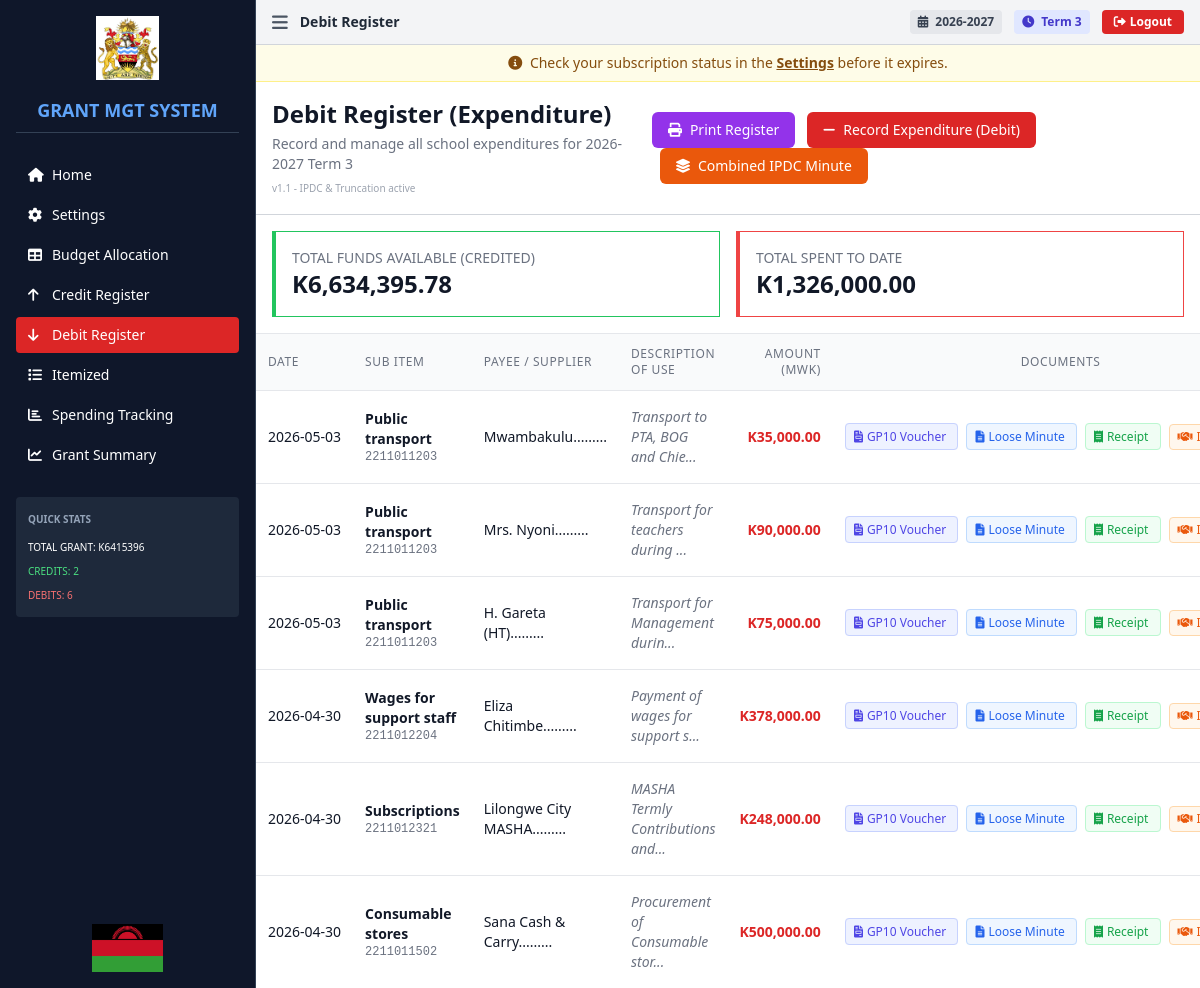
Page /debits (signed in) on the committed database.
### tables this page shows
CREATE TABLE term_settings (
                id INTEGER PRIMARY KEY AUTOINCREMENT,
                school_id INTEGER NOT NULL,
                current_academic_year TEXT NOT NULL,
                current_term TEXT NOT NULL,
                updated_at DATETIME DEFAULT CURRENT_TIMESTAMP,
                FOREIGN KEY (school_id) REFERENCES schools(id),
                UNIQUE(school_id)
            );

CREATE TABLE debits (
                    id INTEGER PRIMARY KEY AUTOINCREMENT,
                    school_id INTEGER NOT NULL,
                    financial_year TEXT NOT NULL,
                    document_number TEXT NOT NULL,
                    date_paid DATE NOT NULL,
                    month TEXT NOT NULL,
                    item_id TEXT NOT NULL,
                    sub_item_description TEXT,
                    code TEXT,
                    description TEXT,
                    amount REAL NOT NULL,
                    amount_words TEXT,
                    supplier_name TEXT,
                    position TEXT,
                    created_at DATETIME DEFAULT CURRENT_TIMESTAMP, ipdc_venue TEXT, ipdc_minute_no TEXT, ipdc_members TEXT, ipdc_opening_prayer TEXT, ipdc_closing_prayer TEXT, academic_year TEXT, term TEXT, cheque_number TEXT, ipdc_quotations TEXT,
                    FOREIGN KEY (school_id) REFERENCES schools(id)
                );

### app.py (the view)
@app.route('/debits')
@require_login
def debits():
    academic_year = get_academic_year()
    term = get_term()
    budget = get_budget(academic_year, term)
    credits = get_credits(academic_year, term)
    debits = get_debits(academic_year, term)
    available_funds = get_available_funds(academic_year, term)
    settings = get_settings()
    total_spent = sum(d.get('amount', 0) for d in debits)
    total_credited = sum(
        sum(li.get('amount', 0) for li in c.get('lineItems', []))
        for c in credits
    )
    return render_template('debits.html',
                      budget=budget,
                      credits=credits,
                      debits=debits,
                      available_funds=available_funds,
                      total_spent=total_spent,
                      total_credited=total_credited,
                      academic_year=academic_year,
                      term=term,
                      settings=settings,
                      current_page='debits')

### templates/debits.html (shortened to what this page needs)
{% extends "base.html" %}
{% block title %}Debit Register{% endblock %}
{% block content %}
<div class="max-w-full">
    <div class="bg-white p-4 border-b border-gray-300">
        <div class="flex justify-between items-center">
            <div>
                <h1 class="text-2xl font-bold text-gray-900">Debit Register (Expenditure)</h1>
                <p class="text-sm text-gray-500 mt-1">Record and manage all school expenditures for {{ academic_year }} {{ term }}</p>
                <div class="text-[10px] text-gray-400 mt-1">v1.1 - IPDC & Truncation active</div>
            </div>
            <div class="space-x-2 no-print">
                <button onclick="printPage('Debit Register')"
                    class="bg-purple-600 hover:bg-purple-700 text-white px-4 py-2 rounded-md">
                    <i class="fas fa-print mr-2"></i>Print Register
                </button>
                <button onclick="showAddDebitModal()"
                    class="bg-red-600 hover:bg-red-700 text-white px-4 py-2 rounded-md">
                    <i class="fas fa-minus mr-2"></i>Record Expenditure (Debit)
                </button>
                <button onclick="showCombinedIpdcModal()"
                    class="bg-orange-600 hover:bg-orange-700 text-white px-4 py-2 rounded-md">
                    <i class="fas fa-layer-group mr-2"></i>Combined IPDC Minute
                </button>
            </div>
        </div>
    </div>
    <div class="grid grid-cols-1 md:grid-cols-2 gap-4 my-4 px-4">
        <div class="bg-white p-4 border border-gray-200 border-l-4 border-green-500">
            <h3 class="text-sm font-medium text-gray-500 uppercase">Total Funds Available (Credited)</h3>
            <p class="text-2xl font-bold text-gray-900">K{{ "{:,.2f}".format(total_credited) }}</p>
        </div>
        <div class="bg-white p-4 border border-gray-200 border-l-4 border-red-500">
            <h3 class="text-sm font-medium text-gray-500 uppercase">Total Spent to Date</h3>
            <p class="text-2xl font-bold text-gray-900">K{{ "{:,.2f}".format(total_spent) }}</p>
        </div>
    </div>
    <div class="bg-white border-t border-gray-200">
        <div class="overflow-x-auto">
            <table class="min-w-full divide-y divide-gray-200" id="debitsTable">
                <thead class="bg-gray-50">
                    <tr>
                        <th class="px-3 py-3 text-left text-xs font-medium text-gray-500 uppercase tracking-wider">Date
                        </th>
                        <th class="px-3 py-3 text-left text-xs font-medium text-gray-500 uppercase tracking-wider">Sub
                            Item</th>
                        <th class="px-3 py-3 text-left text-xs font-medium text-gray-500 uppercase tracking-wider">Payee
                            / Supplier</th>
                        <th class="px-3 py-3 text-left text-xs font-medium text-gray-500 uppercase tracking-wider">
                            Description of Use</th>
                        <th class="px-3 py-3 text-right text-xs font-medium text-gray-500 uppercase tracking-wider">
                            Amount (MWK)</th>
                        <th class="px-3 py-3 text-center text-xs font-medium text-gray-500 uppercase tracking-wider">
                            Documents</th>
                    </tr>
                </thead>
                <tbody class="bg-white divide-y divide-gray-200">
                    {% if debits %}
                    {% for debit in debits %}
                    <tr class="hover:bg-gray-50">
                        <td class="px-3 py-4 whitespace-nowrap text-sm text-gray-900">{{ debit.date }}</td>
                        <td class="px-3 py-4 text-sm text-gray-900">
                            <div class="font-semibold">{{ debit.subItemDescription }}</div>
                            <div class="text-xs font-mono text-gray-500">{{ debit.code }}</div>
                        </td>
                        <td class="px-3 py-4 text-sm text-gray-900">
                            {% if "=" in debit.supplierName or "," in debit.supplierName or "\n" in debit.supplierName %}
                                {% set first_name = debit.supplierName.split("=")[0].split(",")[0].split("\n")[0].strip() %}
                                {{ first_name }}.........
                            {% else %}
                                {{ debit.supplierName }}
                            {% endif %}
                        </td>
                        <td class="px-3 py-4 text-sm text-gray-500 italic">
                            {% if debit.description|length > 30 %}
                                {{ debit.description[:30] }}...
                            {% else %}
                                {{ debit.description }}
                            {% endif %}
                        </td>
                        <td class="px-3 py-4 whitespace-nowrap text-sm font-bold text-red-600 text-right">K{{
                            "{:,.2f}".format(debit.amount) }}</td>
                        <td class="px-3 py-4 whitespace-nowrap text-center space-x-2">
                            <a href="{{ url_for('gp10', debit_id=debit.id) }}?academic_year={{ academic_year }}&term={{ term }}"
                                target="_blank"
                                class="text-indigo-600 hover:text-indigo-800 text-xs bg-indigo-50 px-2 py-1 rounded border border-indigo-200">
                                <i class="fas fa-file-invoice mr-1"></i>GP10 Voucher
                            </a>
                            <a href="{{ url_for('loose_minute', debit_id=debit.id) }}?academic_year={{ academic_year }}&term={{ term }}"
                                target="_blank"
                                class="text-blue-600 hover:text-blue-800 text-xs bg-blue-50 px-2 py-1 rounded border border-blue-200">
                                <i class="fas fa-file-alt mr-1"></i>Loose Minute
                            </a>
                            <a href="{{ url_for('payment_receipt', debit_id=debit.id) }}?academic_year={{ academic_year }}&term={{ term }}"
                                target="_blank"
                                class="text-green-600 hover:text-green-800 text-xs bg-green-50 px-2 py-1 rounded border border-green-200">
                                <i class="fas fa-receipt mr-1"></i>Receipt
                            </a>
                            <button
                                onclick="openIpdcModal(this)"
                                data-id="{{ debit.id }}"
                                data-venue="{{ debit.ipdcVenue }}"
                                data-minute-no="{{ debit.ipdcMinuteNo }}"
                                data-members="{{ debit.ipdcMembers }}"
                                data-opening="{{ debit.ipdcOpeningPrayer }}"
                                data-closing="{{ debit.ipdcClosingPrayer }}"
                                data-quotations='{{ debit.ipdcQuotations }}'
                                class="text-orange-600 hover:text-orange-800 text-xs bg-orange-50 px-2 py-1 rounded border border-orange-200">
                                <i class="fas fa-handshake mr-1"></i>IPDC Minute
                            </button>
                        </td>
                    </tr>
                    {% endfor %}
                    {% endif %}
                </tbody>
            </table>
        </div>
    </div>
</div>
{% endblock %}

### templates/base.html (shortened to what this page needs)
<!DOCTYPE html>
<html lang="en">
<head>
    <script src="https://cdn.tailwindcss.com"></script>
    <link rel="stylesheet" href="https://cdnjs.cloudflare.com/ajax/libs/font-awesome/6.0.0/css/all.min.css">
</head>
<body class="bg-gray-50 text-sm">
    <div class="flex h-screen overflow-hidden">
        <aside id="sidebar" class="sidebar w-64 bg-slate-900 text-white flex-shrink-0 border-r border-slate-700">
            <div class="p-4 flex flex-col h-full">
                <div class="flex justify-center mb-4">
                    <img src="{{ url_for('static', filename='images/Malawi Government logo.png') }}"
                        alt="Malawi Government Logo" class="h-16 w-auto object-contain">
                </div>
                <h1 class="text-lg font-bold text-blue-400 mb-6 border-b border-slate-700 pb-2 text-center">GRANT MGT
                    SYSTEM</h1>
                <nav class="space-y-1">
                    <a href="{{ url_for('index') }}"
                        class="flex items-center space-x-2 px-3 py-2 rounded {% if current_page == 'home' %}bg-blue-600{% else %}hover:bg-slate-800{% endif %}">
                        <i class="fas fa-home w-4"></i>
                        <span>Home</span>
                    </a>
                    <a href="{{ url_for('settings') }}"
                        class="flex items-center space-x-2 px-3 py-2 rounded {% if current_page == 'settings' %}bg-blue-600{% else %}hover:bg-slate-800{% endif %}">
                        <i class="fas fa-cog w-4"></i>
                        <span>Settings</span>
                    </a>
                    <a href="{{ url_for('budget') }}"
                        class="flex items-center space-x-2 px-3 py-2 rounded {% if current_page == 'budget' %}bg-blue-600{% else %}hover:bg-slate-800{% endif %}">
                        <i class="fas fa-table w-4"></i>
                        <span>Budget Allocation</span>
                    </a>
                    <a href="{{ url_for('credits') }}"
                        class="flex items-center space-x-2 px-3 py-2 rounded {% if current_page == 'credits' %}bg-green-600{% else %}hover:bg-slate-800{% endif %}">
                        <i class="fas fa-arrow-up w-4"></i>
                        <span>Credit Register</span>
                    </a>
                    <a href="{{ url_for('debits') }}"
                        class="flex items-center space-x-2 px-3 py-2 rounded {% if current_page == 'debits' %}bg-red-600{% else %}hover:bg-slate-800{% endif %}">
                        <i class="fas fa-arrow-down w-4"></i>
                        <span>Debit Register</span>
                    </a>
                    <a href="{{ url_for('itemized') }}"
                        class="flex items-center space-x-2 px-3 py-2 rounded {% if current_page == 'itemized' %}bg-orange-600{% else %}hover:bg-slate-800{% endif %}">
                        <i class="fas fa-list w-4"></i>
                        <span>Itemized</span>
                    </a>
                    <a href="{{ url_for('tracking') }}"
                        class="flex items-center space-x-2 px-3 py-2 rounded {% if current_page == 'tracking' %}bg-purple-600{% else %}hover:bg-slate-800{% endif %}">
                        <i class="fas fa-chart-bar w-4"></i>
                        <span>Spending Tracking</span>
                    </a>
                    <a href="{{ url_for('grant_summary') }}"
                        class="flex items-center space-x-2 px-3 py-2 rounded {% if current_page == 'dashboard' %}bg-blue-600{% else %}hover:bg-slate-800{% endif %}">
                        <i class="fas fa-chart-line w-4"></i>
                        <span>Grant Summary</span>
                    </a>
                </nav>
                {% if budget %}
                <div class="mt-6 p-3 bg-slate-800 rounded">
                    <h3 class="font-semibold mb-2 text-[10px] text-slate-400">QUICK STATS</h3>
                    <div class="space-y-1 text-[10px]">
                        <div>TOTAL GRANT: K{{ "%.0f"|format(budget.totalGrant or 0) }}</div>
                        <div class="text-green-400">CREDITS: {{ credits|length }}</div>
                        <div class="text-red-400">DEBITS: {{ debits|length }}</div>
                    </div>
                </div>
                {% endif %}
                <div class="mt-auto pt-4 flex justify-center">
                    <img src="{{ url_for('static', filename='images/Malawi flag.png') }}" alt="Malawi Flag"
                        class="h-12 w-auto object-contain">
                </div>
            </div>
        </aside>
        <main class="main-content flex-1 overflow-auto bg-white">
            <header class="bg-gray-100 border-b border-gray-300 px-4 py-2">
                <div class="flex items-center justify-between">
                    <div class="flex items-center space-x-3">
                        <button onclick="toggleSidebar()" class="text-gray-600 hover:text-black">
                            <i class="fas fa-bars text-lg"></i>
                        </button>
                        <h2 class="text-sm font-bold text-gray-800">
                            {% block title %}GRANT MANAGEMENT SYSTEM{% endblock %}
                        </h2>
                    </div>
                    <div class="flex items-center space-x-3">
                        <span class="text-xs font-bold text-gray-700 bg-gray-200 px-2 py-1 rounded">
                            <i class="fas fa-calendar-alt mr-1"></i> {{ academic_year }}
                        </span>
                        <span class="text-xs font-bold text-indigo-700 bg-indigo-100 px-2 py-1 rounded">
                            <i class="fas fa-clock mr-1"></i> {{ term }}
                        </span>
                        <button onclick="logout()" class="bg-red-600 hover:bg-red-700 text-white px-3 py-1 rounded text-xs font-semibold transition">
                            <i class="fas fa-sign-out-alt mr-1"></i>Logout
                        </button>
                    </div>
                </div>
            </header>
            <div class="p-0">
                {% if current_page != 'settings' %}
                <div class="subscription-notice bg-yellow-50 border-b border-yellow-200 px-4 py-2 text-center text-sm text-yellow-800">
                    <i class="fas fa-info-circle mr-1"></i>
                    Check your subscription status in the <a href="{{ url_for('settings') }}" class="font-bold underline hover:text-yellow-900">Settings</a> before it expires.
                </div>
                {% endif %}
                {% block content %}{% endblock %}
            </div>
        </main>
    </div>
</body>
</html>

### rows in the picture
term_settings: current_academic_year "2026-2027", current_term "Term 3"
debits: date "2026-05-03", subItemDescription "Public transport", code "2211011203", first_name "Mwambakulu", description "Transport to PTA, BOG and Chie", amount "35,000.00"
debits: date "2026-05-03", subItemDescription "Public transport", code "2211011203", first_name "Mrs. Nyoni", description "Transport for teachers during", amount "90,000.00"
debits: date "2026-05-03", subItemDescription "Public transport", code "2211011203", first_name "H. Gareta (HT)", description "Transport for Management durin", amount "75,000.00"
debits: date "2026-04-30", subItemDescription "Wages for support staff", code "2211012204", first_name "Eliza Chitimbe", description "Payment of wages for support s", amount "378,000.00"
debits: date "2026-04-30", subItemDescription "Subscriptions", code "2211012321", first_name "Lilongwe City MASHA", description "MASHA Termly Contributions and", amount "248,000.00"
debits: date "2026-04-30", subItemDescription "Consumable stores", code "2211011502", first_name "Sana Cash & Carry", description "Procurement of Consumable stor", amount "500,000.00"

### other values in the picture
{{ "%.0f"|format(budget.totalGrant or 0) }} "6415396"
{{ credits|length }} "2"
{{ debits|length }} "6"
{{ "{:,.2f}".format(total_credited) }} "6,634,395.78"
{{ "{:,.2f}".format(total_spent) }} "1,326,000.00"
